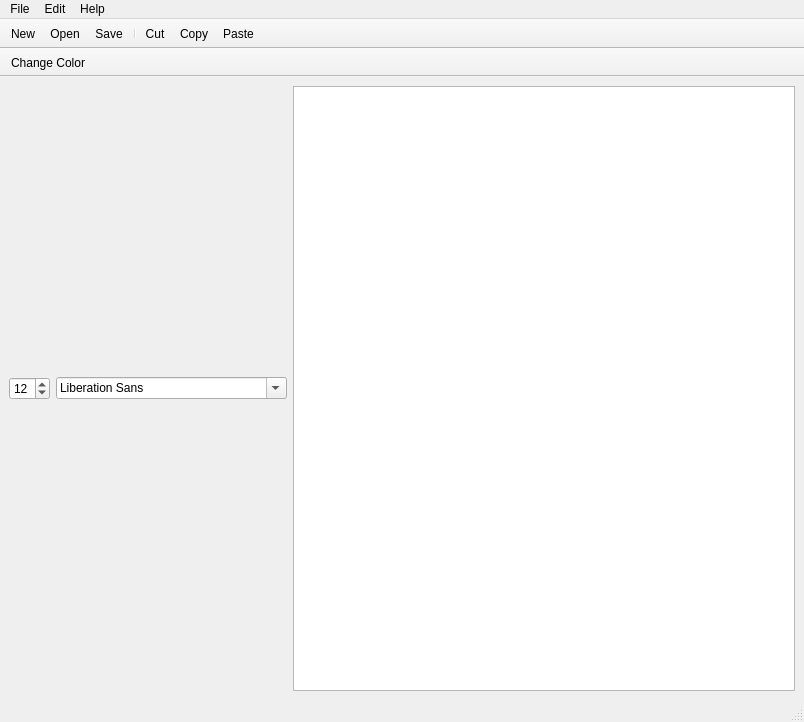
<?xml version="1.0" encoding="UTF-8"?>
<ui version="4.0">
 <class>MainWindow</class>
 <widget class="QMainWindow" name="MainWindow">
  <property name="geometry">
   <rect>
    <x>0</x>
    <y>0</y>
    <width>804</width>
    <height>722</height>
   </rect>
  </property>
  <property name="minimumSize">
   <size>
    <width>200</width>
    <height>200</height>
   </size>
  </property>
  <property name="windowTitle">
   <string>ENES-Edit</string>
  </property>
  <widget class="QWidget" name="centralwidget">
   <layout class="QHBoxLayout" name="horizontalLayout">
    <item>
     <widget class="QDoubleSpinBox" name="doubleSpinBox">
      <property name="decimals">
       <number>0</number>
      </property>
      <property name="minimum">
       <double>1.000000000000000</double>
      </property>
      <property name="maximum">
       <double>50.000000000000000</double>
      </property>
      <property name="value">
       <double>12.000000000000000</double>
      </property>
     </widget>
    </item>
    <item>
     <widget class="QFontComboBox" name="fontComboBox"/>
    </item>
    <item>
     <widget class="QTextEdit" name="textEdit"/>
    </item>
   </layout>
  </widget>
  <widget class="QMenuBar" name="menubar">
   <property name="geometry">
    <rect>
     <x>0</x>
     <y>0</y>
     <width>804</width>
     <height>30</height>
    </rect>
   </property>
   <widget class="QMenu" name="menuFile">
    <property name="title">
     <string>File</string>
    </property>
    <addaction name="actionNew"/>
    <addaction name="actionOpen"/>
    <addaction name="actionSave"/>
    <addaction name="separator"/>
    <addaction name="actionExit"/>
   </widget>
   <widget class="QMenu" name="menuEdit">
    <property name="title">
     <string>Edit</string>
    </property>
    <addaction name="actionCopy"/>
    <addaction name="actionCut"/>
    <addaction name="actionPaste"/>
   </widget>
   <widget class="QMenu" name="menuAbout">
    <property name="title">
     <string>Help</string>
    </property>
    <addaction name="actionAbout"/>
    <addaction name="actionAboutQt"/>
   </widget>
   <addaction name="menuFile"/>
   <addaction name="menuEdit"/>
   <addaction name="menuAbout"/>
  </widget>
  <widget class="QStatusBar" name="statusbar"/>
  <widget class="QToolBar" name="toolBar">
   <property name="windowTitle">
    <string>toolBar</string>
   </property>
   <property name="movable">
    <bool>false</bool>
   </property>
   <attribute name="toolBarArea">
    <enum>TopToolBarArea</enum>
   </attribute>
   <attribute name="toolBarBreak">
    <bool>false</bool>
   </attribute>
   <addaction name="actionNew"/>
   <addaction name="actionOpen"/>
   <addaction name="actionSave"/>
   <addaction name="separator"/>
   <addaction name="actionCut"/>
   <addaction name="actionCopy"/>
   <addaction name="actionPaste"/>
  </widget>
  <widget class="QToolBar" name="toolBar_2">
   <property name="windowTitle">
    <string>toolBar_2</string>
   </property>
   <property name="movable">
    <bool>false</bool>
   </property>
   <attribute name="toolBarArea">
    <enum>TopToolBarArea</enum>
   </attribute>
   <attribute name="toolBarBreak">
    <bool>true</bool>
   </attribute>
   <addaction name="actionChangeColor"/>
  </widget>
  <action name="actionExit">
   <property name="text">
    <string>Exit</string>
   </property>
   <property name="shortcut">
    <string>Ctrl+Q</string>
   </property>
  </action>
  <action name="actionNew">
   <property name="icon">
    <iconset resource="Icons.qrc">
     <normaloff>:/Icons/Icons/filenew.png</normaloff>:/Icons/Icons/filenew.png</iconset>
   </property>
   <property name="text">
    <string>New</string>
   </property>
   <property name="shortcut">
    <string>Ctrl+N</string>
   </property>
  </action>
  <action name="actionOpen">
   <property name="icon">
    <iconset resource="Icons.qrc">
     <normaloff>:/Icons/Icons/fileopen.png</normaloff>:/Icons/Icons/fileopen.png</iconset>
   </property>
   <property name="text">
    <string>Open</string>
   </property>
   <property name="shortcut">
    <string>Ctrl+O</string>
   </property>
  </action>
  <action name="actionSave">
   <property name="icon">
    <iconset resource="Icons.qrc">
     <normaloff>:/Icons/Icons/filesave.png</normaloff>:/Icons/Icons/filesave.png</iconset>
   </property>
   <property name="text">
    <string>Save</string>
   </property>
   <property name="shortcut">
    <string>Ctrl+S</string>
   </property>
  </action>
  <action name="actionAbout">
   <property name="text">
    <string>About</string>
   </property>
  </action>
  <action name="actionAboutQt">
   <property name="text">
    <string>About Qt</string>
   </property>
  </action>
  <action name="actionCopy">
   <property name="icon">
    <iconset resource="Icons.qrc">
     <normaloff>:/Icons/Icons/editcopy.png</normaloff>:/Icons/Icons/editcopy.png</iconset>
   </property>
   <property name="text">
    <string>Copy</string>
   </property>
  </action>
  <action name="actionCut">
   <property name="icon">
    <iconset resource="Icons.qrc">
     <normaloff>:/Icons/Icons/editcut.png</normaloff>:/Icons/Icons/editcut.png</iconset>
   </property>
   <property name="text">
    <string>Cut</string>
   </property>
  </action>
  <action name="actionPaste">
   <property name="icon">
    <iconset resource="Icons.qrc">
     <normaloff>:/Icons/Icons/editpaste.png</normaloff>:/Icons/Icons/editpaste.png</iconset>
   </property>
   <property name="text">
    <string>Paste</string>
   </property>
  </action>
  <action name="actionChangeColor">
   <property name="icon">
    <iconset resource="Icons.qrc">
     <normaloff>:/Icons/Icons/color.png</normaloff>:/Icons/Icons/color.png</iconset>
   </property>
   <property name="text">
    <string>Change Color</string>
   </property>
  </action>
 </widget>
 <resources>
  <include location="Icons.qrc"/>
 </resources>
 <connections>
  <connection>
   <sender>actionCopy</sender>
   <signal>triggered()</signal>
   <receiver>textEdit</receiver>
   <slot>copy()</slot>
   <hints>
    <hint type="sourcelabel">
     <x>-1</x>
     <y>-1</y>
    </hint>
    <hint type="destinationlabel">
     <x>404</x>
     <y>362</y>
    </hint>
   </hints>
  </connection>
  <connection>
   <sender>actionExit</sender>
   <signal>triggered()</signal>
   <receiver>MainWindow</receiver>
   <slot>close()</slot>
   <hints>
    <hint type="sourcelabel">
     <x>-1</x>
     <y>-1</y>
    </hint>
    <hint type="destinationlabel">
     <x>404</x>
     <y>360</y>
    </hint>
   </hints>
  </connection>
  <connection>
   <sender>actionCut</sender>
   <signal>triggered()</signal>
   <receiver>textEdit</receiver>
   <slot>cut()</slot>
   <hints>
    <hint type="sourcelabel">
     <x>-1</x>
     <y>-1</y>
    </hint>
    <hint type="destinationlabel">
     <x>546</x>
     <y>390</y>
    </hint>
   </hints>
  </connection>
  <connection>
   <sender>actionPaste</sender>
   <signal>triggered()</signal>
   <receiver>textEdit</receiver>
   <slot>paste()</slot>
   <hints>
    <hint type="sourcelabel">
     <x>-1</x>
     <y>-1</y>
    </hint>
    <hint type="destinationlabel">
     <x>546</x>
     <y>390</y>
    </hint>
   </hints>
  </connection>
  <connection>
   <sender>fontComboBox</sender>
   <signal>activated(QString)</signal>
   <receiver>textEdit</receiver>
   <slot>setFontFamily(QString)</slot>
   <hints>
    <hint type="sourcelabel">
     <x>227</x>
     <y>391</y>
    </hint>
    <hint type="destinationlabel">
     <x>363</x>
     <y>238</y>
    </hint>
   </hints>
  </connection>
  <connection>
   <sender>doubleSpinBox</sender>
   <signal>valueChanged(double)</signal>
   <receiver>textEdit</receiver>
   <slot>setFontPointSize(double)</slot>
   <hints>
    <hint type="sourcelabel">
     <x>22</x>
     <y>407</y>
    </hint>
    <hint type="destinationlabel">
     <x>411</x>
     <y>577</y>
    </hint>
   </hints>
  </connection>
 </connections>
</ui>
